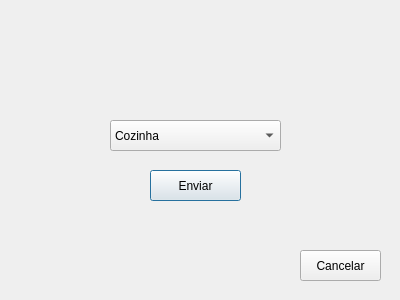
<?xml version="1.0" encoding="UTF-8"?>
<ui version="4.0">
 <class>solicitar_limpeza</class>
 <widget class="QDialog" name="solicitar_limpeza">
  <property name="geometry">
   <rect>
    <x>0</x>
    <y>0</y>
    <width>400</width>
    <height>300</height>
   </rect>
  </property>
  <property name="minimumSize">
   <size>
    <width>400</width>
    <height>300</height>
   </size>
  </property>
  <property name="windowTitle">
   <string>Dialog</string>
  </property>
  <widget class="QPushButton" name="pushButton">
   <property name="geometry">
    <rect>
     <x>150</x>
     <y>170</y>
     <width>91</width>
     <height>31</height>
    </rect>
   </property>
   <property name="styleSheet">
    <string notr="true">font: 10pt &quot;Georgia&quot;;</string>
   </property>
   <property name="text">
    <string>Enviar</string>
   </property>
  </widget>
  <widget class="QComboBox" name="comboBox">
   <property name="geometry">
    <rect>
     <x>110</x>
     <y>120</y>
     <width>171</width>
     <height>31</height>
    </rect>
   </property>
   <property name="styleSheet">
    <string notr="true">font: 10pt &quot;Georgia&quot;;</string>
   </property>
   <item>
    <property name="text">
     <string>Cozinha</string>
    </property>
   </item>
   <item>
    <property name="text">
     <string>Banheiro Feminino</string>
    </property>
   </item>
   <item>
    <property name="text">
     <string>Banheiro Masculino</string>
    </property>
   </item>
   <item>
    <property name="text">
     <string>Entrada</string>
    </property>
   </item>
   <item>
    <property name="text">
     <string>Salão</string>
    </property>
   </item>
   <item>
    <property name="text">
     <string>Mesa1</string>
    </property>
   </item>
   <item>
    <property name="text">
     <string>Mesa2</string>
    </property>
   </item>
   <item>
    <property name="text">
     <string>Mesa3</string>
    </property>
   </item>
   <item>
    <property name="text">
     <string>Mesa4</string>
    </property>
   </item>
   <item>
    <property name="text">
     <string>Mesa5</string>
    </property>
   </item>
   <item>
    <property name="text">
     <string>Mesa6</string>
    </property>
   </item>
  </widget>
  <widget class="QPushButton" name="pushButton_2">
   <property name="geometry">
    <rect>
     <x>300</x>
     <y>250</y>
     <width>81</width>
     <height>31</height>
    </rect>
   </property>
   <property name="styleSheet">
    <string notr="true">font: 10pt &quot;Georgia&quot;;</string>
   </property>
   <property name="text">
    <string>Cancelar</string>
   </property>
  </widget>
 </widget>
 <resources/>
 <connections/>
</ui>
